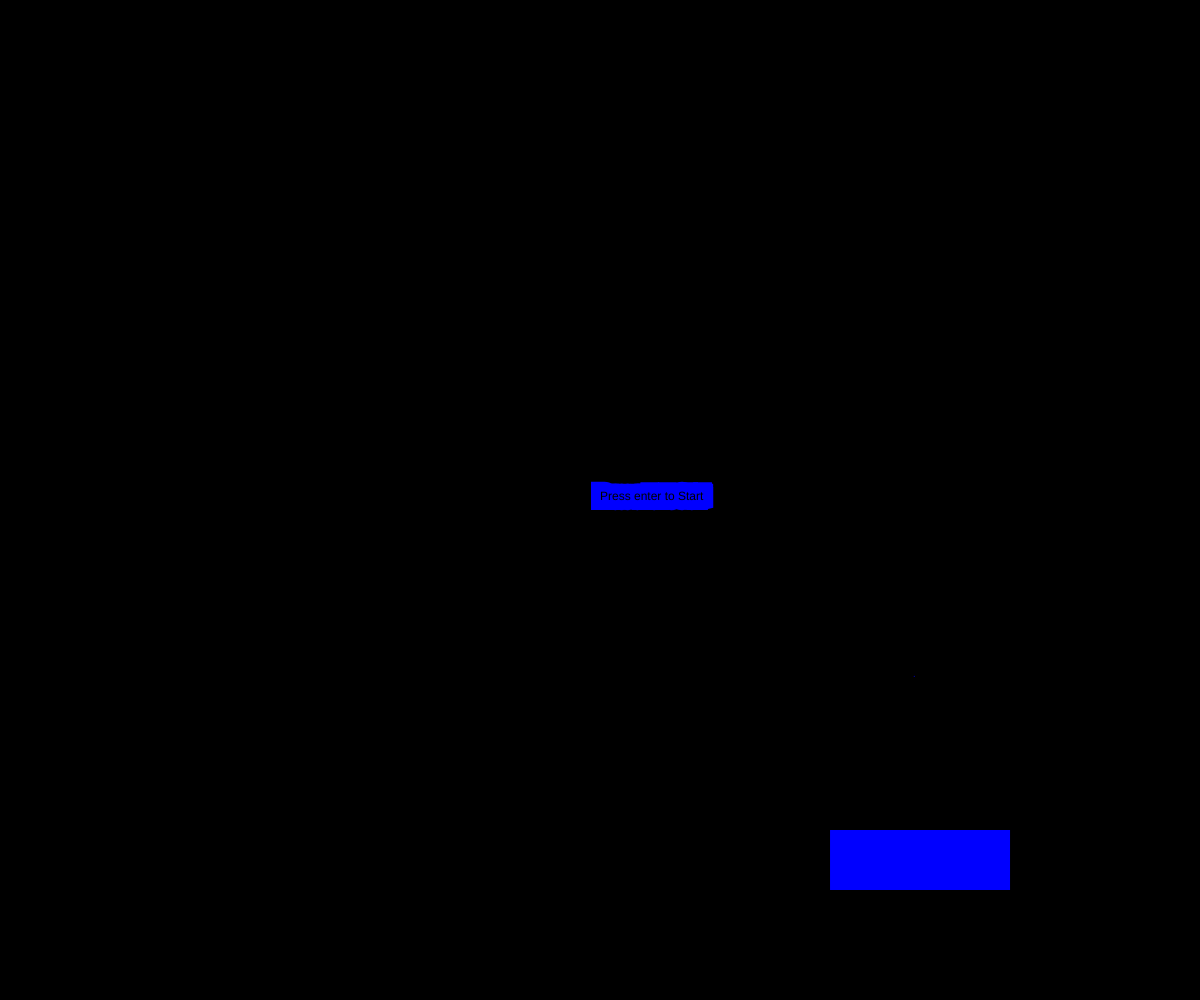
Frame 1 (no input)
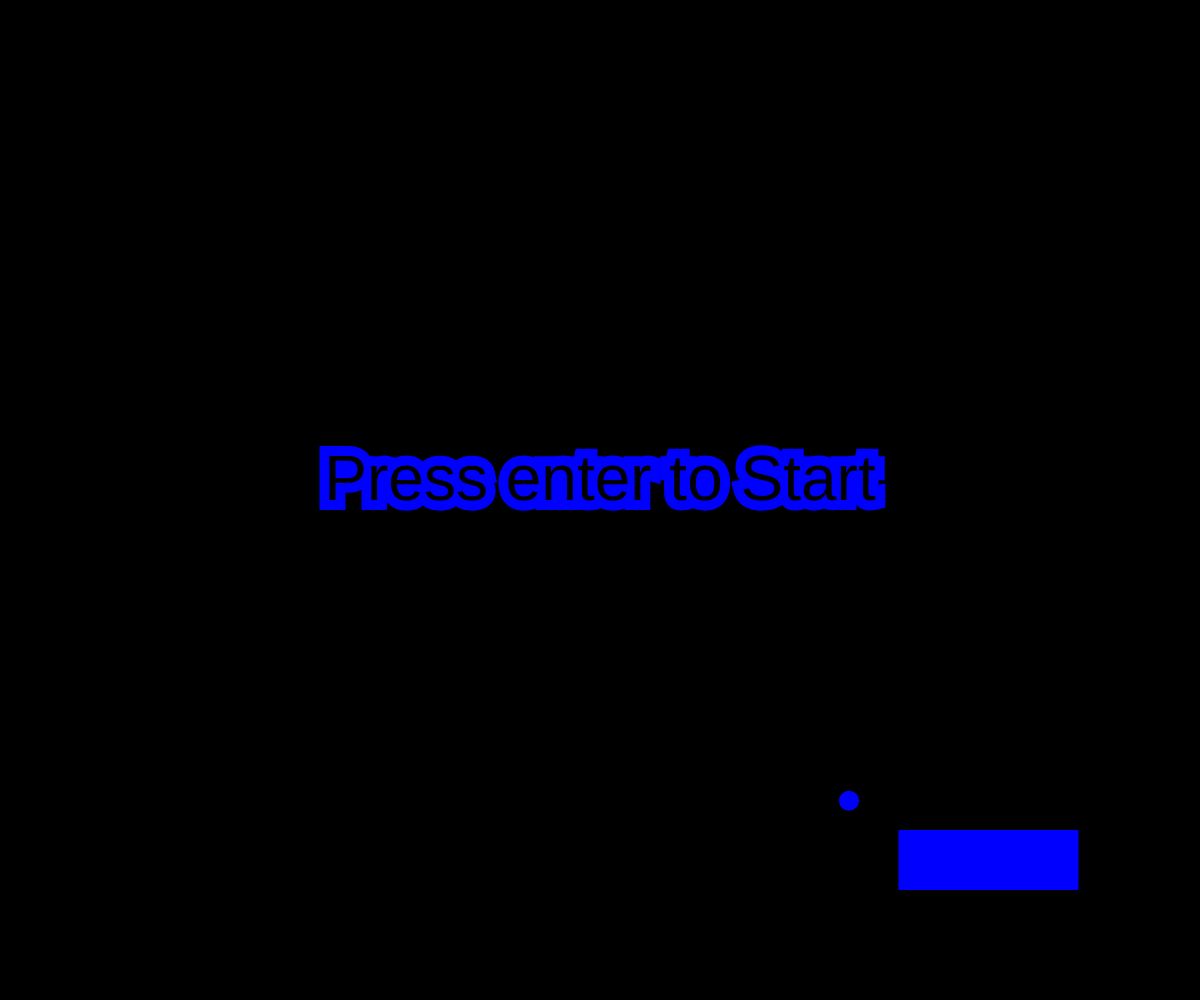
Frame 60 (no input)
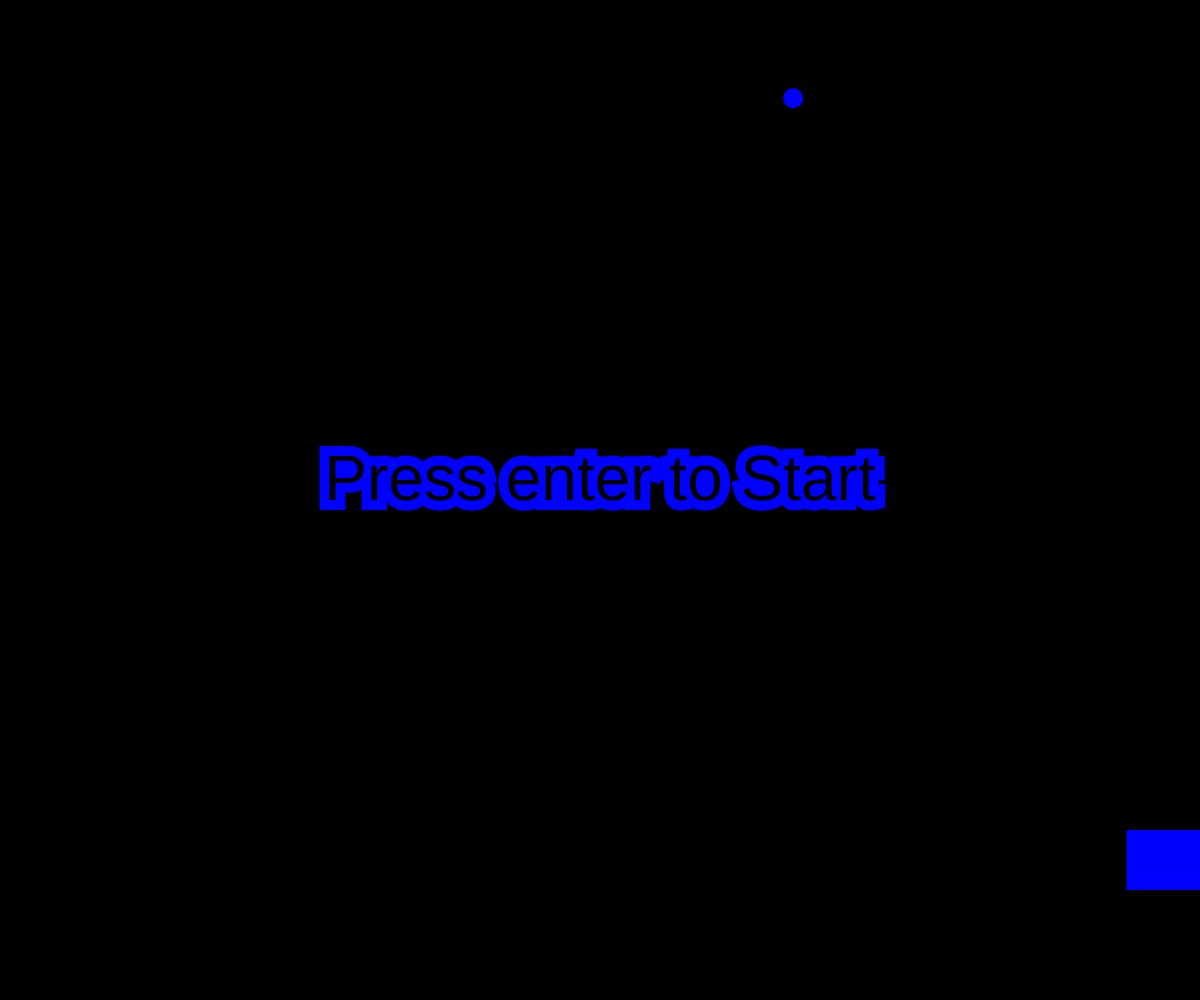
Frame 120 (the mouse pressed at the canvas centre since frame 60)

The p5.js sketch that drew these frames (run headless with seeded random() and noise() and a simulated clock; from frame 60 on, the mouse is pressed at the canvas centre):

// p5.js sketch
// ── sketch.js

let gameStart;
let ball;
let brick;
let bricks =[];
let pointX,
pointY;

function setup() {
gameStart = 0;
createCanvas(windowWidth,windowHeight);



ball = new Ball();
for(let i=0;i<7;i++){
  brick = new Brick()
  bricks.push(brick);}
}


function draw() {
  clear();
  background(0)
pointX=random(0,windowWidth);
pointY=random(0,windowHeight);
stroke('blue')
 point(pointX,pointY);
 strokeWeight(20);
fill('blue')
 RecX =random(0,windowWidth)
 rect(RecX,840,160,40);
if (gameStart==0){
  fill('black')
  text('Press enter to Start',width/2,height/2);
  textSize(64);
  textAlign(CENTER);
}
if (gameStart==1){
background(0);
ball.BallAppear();
ball.BallMove();
ball.BallBounce();
movePaddle();
Collide();

if (ball.yCirc>height){
  gameOver()
}

}}


//Functions and classes//

function Collide (){
  for(let j=0; j<bricks.length;j++){
    if (ball.intersects(bricks[j])){
      bricks.splice(j,1);
      ball.ysp *= -1;}
      else {
      bricks[j].brickAppear();}}
}
function movePaddle(){
  fill(0,0,255)      
  rectMode(CORNER)      //Allowing movement to the paddle
  rect(mouseX,840,160,40);
}
class Ball{
  constructor()
{ this.xCirc = width/2;
  this.yCirc = height/2;
  this.ysp = 3;
  this.xsp = 3;
  this.radius=30;
  this.diameter=60;
 this.intersects=function(brick){
    let d = dist(this.xCirc,this.yCirc,brick.loc.x,brick.loc.y); //distance between center of ball and center of bricks
    if (d<this.diameter+ 35.35){   
      return true;
    }
  else{
    return false
  }
  } 
}
      BallAppear(){
        fill(0,0,255)              
        circle(this.xCirc,this.yCirc,this.diameter);}
      BallMove(){
        this.yCirc+=this.ysp;
        this.xCirc+=this.xsp;}
      BallBounce(){
        if ((this.xCirc>=(mouseX) &&  this.xCirc<(mouseX+160)) && this.yCirc>810){   //Ball bouncing from paddle
          this.ysp *=-1;
          }
    

        else if (this.xCirc>windowWidth){    // Ball bouncing from right sidewall
            this.xsp *= -1;
            }
        else if(this.xCirc<0){   //Ball bouncing from left sidewall
                this.xsp *= -1;
            } 
        else if ( this.yCirc<0){    // Ball bouncing from top walls
              this.ysp *= -1;
              } 
          }
          
        }
  class Brick {
  constructor (){
  this.loc = createVector(random(100,width-200), random (100,height-500))
  this.width =50;
  this.height=50;
  this.brickAppear = function(){
  rectMode(CENTER);
  rect(this.loc.x,this.loc.y,this.width,this.height);
  }
}}

function gameOver(){
  background(0);
  	textSize(64);
  	textAlign(CENTER);
  	fill(48,213,200);
    noStroke()
  	text("GAME OVER",width/2,height/2);
}
function keyPressed(){
  if (keyCode===ENTER){
    gameStart=1;
  }
}
